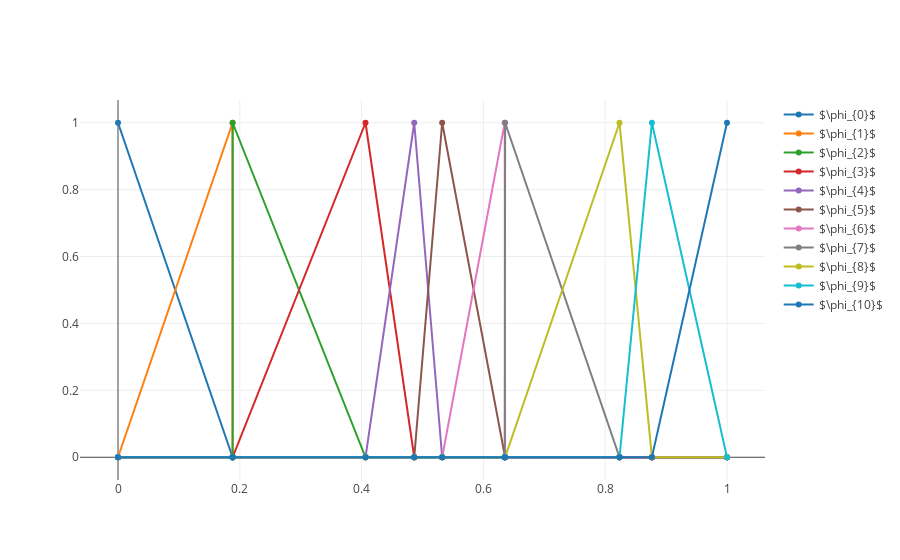

The notebook cell this image was saved under:
### Code cell
phis = []

for i in range(n_bases):
    phi = np.zeros(s.shape)
    phi[i] = 1
    phis.append(go.Scatter(x=s, y=phi, mode='lines+markers', name="$\phi_{{{}}}$".format(i)))

fig = go.Figure(data=phis)
plotly.iplot(fig)

### Figure 1 — Plotly figure (JSON) as saved in the notebook; plotly's stock layout.template omitted (floating-point values rounded to 4 significant figures)
{"data": [{"mode": "lines+markers", "name": "$\\phi_{0}$", "type": "scatter", "uid": "47a199c7-cf02-4511-b8fa-ed5bcb5a8b5f", "x": [0, 0.1882, 0.1882, 0.4064, 0.4864, 0.5323, 0.635, 0.6357, 0.8235, 0.8767, 1], "y": [1, 0, 0, 0, 0, 0, 0, 0, 0, 0, 0]}, {"mode": "lines+markers", "name": "$\\phi_{1}$", "type": "scatter", "uid": "8f1d7cfd-597c-4e30-85b8-c20cc7e7391c", "x": [0, 0.1882, 0.1882, 0.4064, 0.4864, 0.5323, 0.635, 0.6357, 0.8235, 0.8767, 1], "y": [0, 1, 0, 0, 0, 0, 0, 0, 0, 0, 0]}, {"mode": "lines+markers", "name": "$\\phi_{2}$", "type": "scatter", "uid": "ba62ddd2-6aa5-4bc7-8979-639bebef38cc", "x": [0, 0.1882, 0.1882, 0.4064, 0.4864, 0.5323, 0.635, 0.6357, 0.8235, 0.8767, 1], "y": [0, 0, 1, 0, 0, 0, 0, 0, 0, 0, 0]}, {"mode": "lines+markers", "name": "$\\phi_{3}$", "type": "scatter", "uid": "00227275-f184-489c-901b-d9e1a3f4165f", "x": [0, 0.1882, 0.1882, 0.4064, 0.4864, 0.5323, 0.635, 0.6357, 0.8235, 0.8767, 1], "y": [0, 0, 0, 1, 0, 0, 0, 0, 0, 0, 0]}, {"mode": "lines+markers", "name": "$\\phi_{4}$", "type": "scatter", "uid": "852fd522-b5d3-401b-b300-0b9479e7cfe2", "x": [0, 0.1882, 0.1882, 0.4064, 0.4864, 0.5323, 0.635, 0.6357, 0.8235, 0.8767, 1], "y": [0, 0, 0, 0, 1, 0, 0, 0, 0, 0, 0]}, {"mode": "lines+markers", "name": "$\\phi_{5}$", "type": "scatter", "uid": "acffea9f-31e1-4ef9-b882-cf5f6cc99ca8", "x": [0, 0.1882, 0.1882, 0.4064, 0.4864, 0.5323, 0.635, 0.6357, 0.8235, 0.8767, 1], "y": [0, 0, 0, 0, 0, 1, 0, 0, 0, 0, 0]}, {"mode": "lines+markers", "name": "$\\phi_{6}$", "type": "scatter", "uid": "bcff5099-d100-431f-8cfa-a88543ebc2d6", "x": [0, 0.1882, 0.1882, 0.4064, 0.4864, 0.5323, 0.635, 0.6357, 0.8235, 0.8767, 1], "y": [0, 0, 0, 0, 0, 0, 1, 0, 0, 0, 0]}, {"mode": "lines+markers", "name": "$\\phi_{7}$", "type": "scatter", "uid": "3c61dd97-136c-4ff5-8082-0887e5b16192", "x": [0, 0.1882, 0.1882, 0.4064, 0.4864, 0.5323, 0.635, 0.6357, 0.8235, 0.8767, 1], "y": [0, 0, 0, 0, 0, 0, 0, 1, 0, 0, 0]}, {"mode": "lines+markers", "name": "$\\phi_{8}$", "type": "scatter", "uid": "4ecbf8d7-4d2b-4f9e-9cfa-399fdb3b32d9", "x": [0, 0.1882, 0.1882, 0.4064, 0.4864, 0.5323, 0.635, 0.6357, 0.8235, 0.8767, 1], "y": [0, 0, 0, 0, 0, 0, 0, 0, 1, 0, 0]}, {"mode": "lines+markers", "name": "$\\phi_{9}$", "type": "scatter", "uid": "1f0198b5-f14e-4e03-8e55-8ee826356c32", "x": [0, 0.1882, 0.1882, 0.4064, 0.4864, 0.5323, 0.635, 0.6357, 0.8235, 0.8767, 1], "y": [0, 0, 0, 0, 0, 0, 0, 0, 0, 1, 0]}, {"mode": "lines+markers", "name": "$\\phi_{10}$", "type": "scatter", "uid": "d1741d97-4c0f-441b-a82f-d51b4e1f6975", "x": [0, 0.1882, 0.1882, 0.4064, 0.4864, 0.5323, 0.635, 0.6357, 0.8235, 0.8767, 1], "y": [0, 0, 0, 0, 0, 0, 0, 0, 0, 0, 1]}], "layout": {}}
